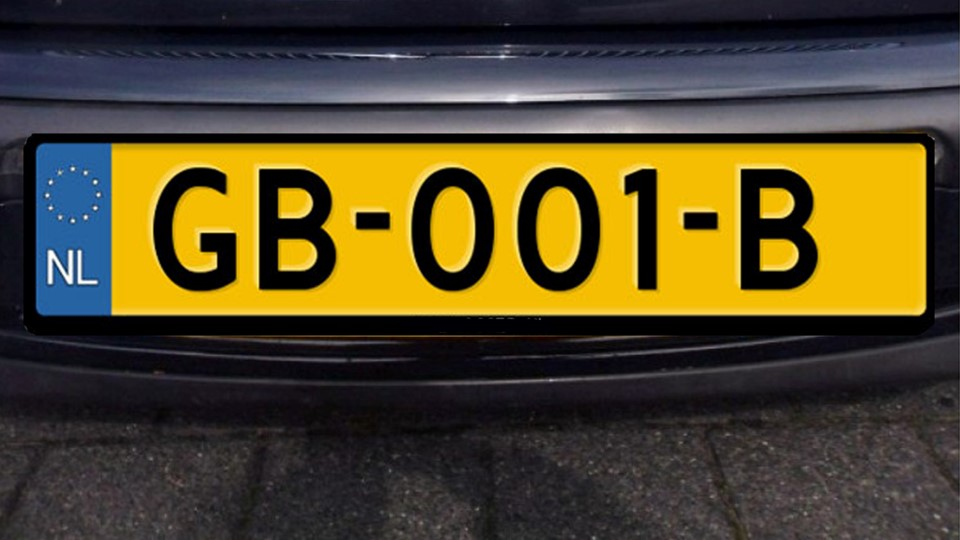
#> input picture Students_upload/Students_upload/Nummerbord.jpg, 960 x 540 px
$ python -i Recognize.py   (imports and definitions only)
#> lines starting #> are read from the running program, lines starting #| are printed output that depends on the picture
#> further down, picture is the input picture: shape (540, 960, 3); mean B, G, R 42.4, 72.8, 83.3
import cv2
import numpy as np
import time
import Students_upload.Students_upload.Localization as local

"""
In this file, you will define your own segment_and_recognize function.
To do:
	1. Segment the plates character by character
	2. Compute the distances between character images and reference character images(in the folder of 'SameSizeLetters' and 'SameSizeNumbers')
	3. Recognize the character by comparing the distances
Inputs:(One)
	1. plate_imgs: cropped plate images by Localization.plate_detection function
	type: list, each element in 'plate_imgs' is the cropped image(Numpy array)
Outputs:(One)
	1. recognized_plates: recognized plate characters
	type: list, each element in recognized_plates is a list of string(Hints: the element may be None type)
Hints:
	You may need to define other functions.
"""


# [9 lines left out: function recognize, not called in this run]


# Scales the image to the black areas

def segment(img):
	img = cv2.dilate(img, np.ones((2, 2), np.uint8), iterations=1)
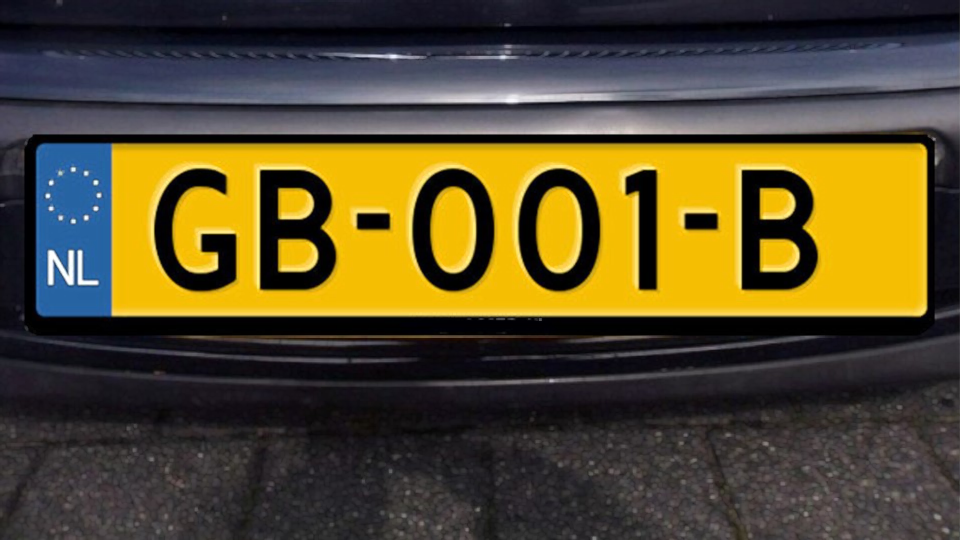
#> img: shape (540, 960, 3); mean of channels 0, 1, 2 45.5, 76.2, 86.9; drawn as B, G, R
	img = cv2.erode(img, np.ones((2, 2), np.uint8), iterations=1)
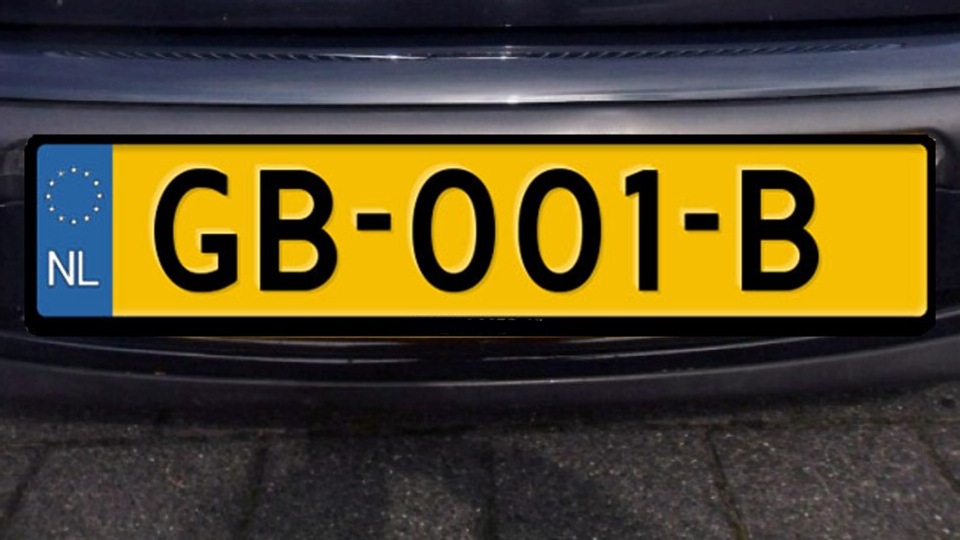
#> img: shape (540, 960, 3); mean of channels 0, 1, 2 42.6, 72.9, 83.4; drawn as B, G, R
	# [6 lines of commented-out code are left out]
	letterList = []
	# dilation
	# cv2.imshow("after dilating + filling", img)
	# cv2.waitKey()
	# cv2.destroyAllWindows()

#> (the run stopped early here; a loop or call above may not have finished)

$ run again, on Students_upload/Students_upload/nl_gl-395-x_template.jpg
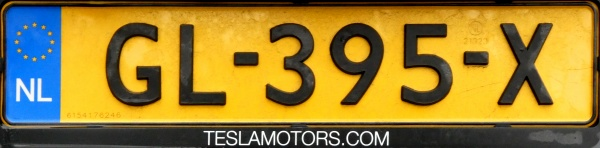
#> input picture Students_upload/Students_upload/nl_gl-395-x_template.jpg, 600 x 148 px
#> picture is the input picture: shape (148, 600, 3); mean B, G, R 53.4, 129.2, 154.1
#> in segment, `img = cv2.dilate(img, np.ones((2, 2), np.uint8), iterations=1)`:
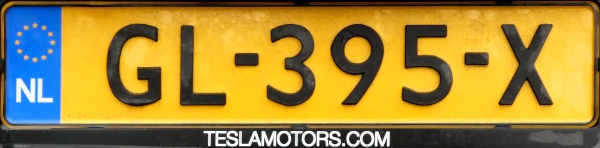
#> img: shape (148, 600, 3); mean of channels 0, 1, 2 60.2, 137.6, 163.5; drawn as B, G, R
#> in segment, `img = cv2.erode(img, np.ones((2, 2), np.uint8), iterations=1)`:
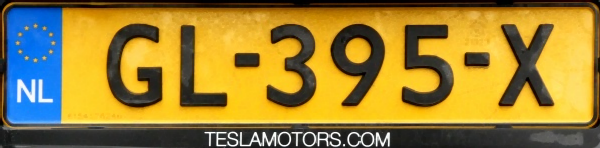
#> img: shape (148, 600, 3); mean of channels 0, 1, 2 54.3, 130, 154.9; drawn as B, G, R
